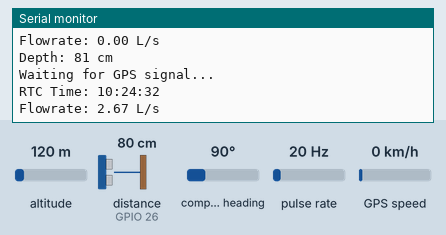
A sketch run on a simulated ESP32. On the bench: the last lines printed to the serial monitor. Wiring (inferred from the names in the program): pulse sensor: data GPIO 25. Inputs (shaded band) come from the test bench; at power-on: altitude 120 m, distance to the obstacle (sensor on GPIO 26) 80 cm, pulse rate 20 Hz, compass heading 90°, GPS speed 0 km/h. The echo pulse lasts 58.3 µs per cm; WiFi joins after 1.5 s; servers stay silent unless stated; the local clock reads 2024-03-15 10:24:30 at power-on unless the sketch sets it; the GPS gets a fix after 3 s at 37.7749, -122.4194 with 8 satellites.

Above: at 3.0 s.
3.1 s: altitude set to 20 m
At 4.4 s:
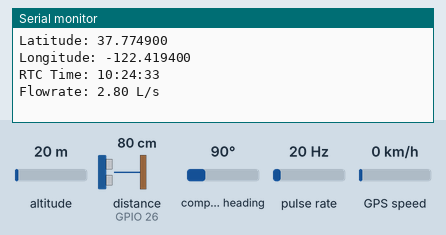
5.3 s: distance to the obstacle (sensor on GPIO 26) set to 2 cm
At 6.4 s:
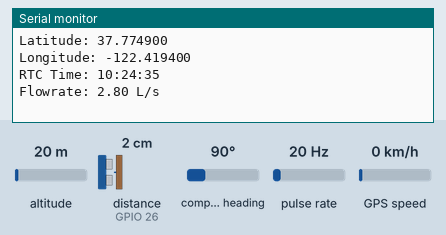
6.8 s: pulse rate (sensor on GPIO 25) set to 4 Hz
At 7.8 s:
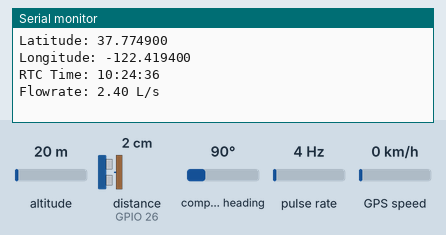
8.3 s: compass heading set to 7°
At 9.6 s:
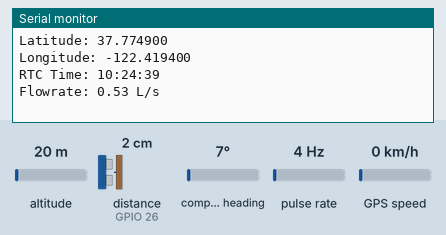
9.8 s: GPS speed set to 2 km/h
At 10.9 s:
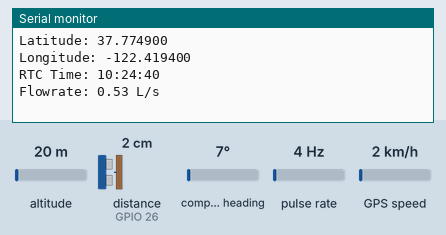
11.3 s: distance to the obstacle (sensor on GPIO 26) set to 4 cm
At 13.0 s:
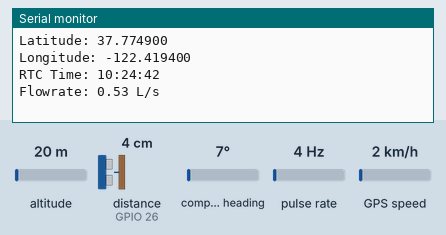
Timing chart, 0 to 13.8 s (numbered marks = the images above; inputs shaded):
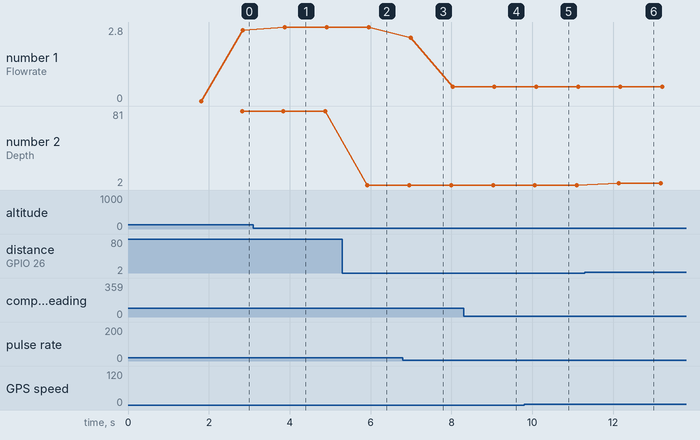

Measured:
- after the input at 3.1 s, the serial monitor: prints a new line after 0.75 s (image 1)
- after the input at 5.3 s, the serial monitor: prints a new line after 0.62 s (image 2)
- after the input at 6.8 s, the serial monitor: prints a new line after 0.19 s (image 3)
- after the input at 8.3 s, the serial monitor: prints a new line after 0.74 s (image 4)
- after the input at 9.8 s, the serial monitor: prints a new line after 0.27 s (image 5)
- after the input at 11.3 s, the serial monitor: prints a new line after 0.84 s (image 6)
- plotted number 1: 2.8 → 0.53 after the input at 6.8 s
- plotted number 2: 81 → 2 after the input at 5.3 s, 2 → 4 after the input at 11.3 s

The sketch:

basarnas_blynk_fix.ino
```cpp
#define BLYNK_TEMPLATE_ID "TMPL6gMyj_bZ1"
#define BLYNK_TEMPLATE_NAME "Basarnas"
#define BLYNK_AUTH_TOKEN "k0xeT2dg3qJ5kJKqUE2O_a2s6eeYxqel"

#include <Wire.h>
#include <Adafruit_Sensor.h>
#include <Adafruit_BNO055.h>
#include <RTClib.h>
#include <TinyGPS++.h>
#include <NewPing.h>
#include <WiFi.h>
#include <WiFiClient.h>
#include <BlynkSimpleEsp32.h>

#define BLYNK_PRINT Serial
char auth[] = BLYNK_AUTH_TOKEN;  // Ganti dengan token Blynk Anda
char ssid[] = "?";
char pass[] = "ferdykurnia";

// Pin untuk sensor ultrasonik JSN-SR04T pada ESP32
#define TRIGGER_PIN  27
#define ECHO_PIN     26
#define MAX_DISTANCE 450

// Pin untuk waterflow sensor
#define FLOW_SENSOR_PIN 25

// Pin untuk GPS Neo 7M pada ESP32
#define GPS_RX_PIN 16
#define GPS_TX_PIN 17

// Inisialisasi objek sensor ultrasonik
NewPing sonar(TRIGGER_PIN, ECHO_PIN, MAX_DISTANCE);

// Inisialisasi objek RTC
RTC_DS3231 rtc;

// Inisialisasi objek GPS
TinyGPSPlus gps;
HardwareSerial GPSSerial(1);

// Inisialisasi objek waterflow sensor
volatile int flow_frequency; // variabel untuk menghitung frekuensi aliran
unsigned int flow_meter_pin = FLOW_SENSOR_PIN; // pin untuk waterflow sensor
unsigned long totalmillis; // waktu total
unsigned long lastmillis; // waktu terakhir

// Tambahkan variabel global
double latitude = 0.0;
double longitude = 0.0;
bool gpsSignalReceived = false;

BLYNK_WRITE(V0) {
  // Fungsi ini akan dipanggil setiap kali Slider V0 di Blynk diubah
  int sliderValue = param.asInt();  // Mendapatkan nilai dari slider
  // Gunakan nilai slider sesuai kebutuhan Anda
}

void flow() {
  flow_frequency++;
}

void setup() {
  Serial.begin(115200);
  GPSSerial.begin(9600, SERIAL_8N1, GPS_RX_PIN, GPS_TX_PIN);  // Konfigurasi pin RX dan TX untuk GPS
  Wire.begin();

  Blynk.begin(auth, ssid, pass);

  if (!rtc.begin()) {
    Serial.println("Couldn't find RTC");
    while (1);
  }

  if (rtc.lostPower()) {
    Serial.println("RTC lost power, let's set the time!");
    rtc.adjust(DateTime(F(__DATE__), F(__TIME__)));
  }

  pinMode(flow_meter_pin, INPUT);
  attachInterrupt(digitalPinToInterrupt(flow_meter_pin), flow, RISING);
}

void loop() {
  Blynk.run();  // Menjalankan Blynk

// Membaca data GPS
  while (GPSSerial.available() > 0) {
    if (gps.encode(GPSSerial.read())) {
      // Simpan data GPS ke variabel global
      if (gps.location.isValid()) {
        latitude = gps.location.lat();
        longitude = gps.location.lng();
        gpsSignalReceived = true;  // Set status bahwa sinyal GPS telah diterima
        Serial.print("Location: ");
        Serial.print(latitude, 6);
        Serial.print(", ");
        Serial.print(longitude, 6);
        Serial.print("  Altitude: ");
        Serial.print(gps.altitude.meters());
        Serial.print(" meters  Speed: ");
        Serial.print(gps.speed.kmph());
        Serial.print(" km/h  Course: ");
        Serial.print(gps.course.deg());
        Serial.print(" degrees  Time: ");
        Serial.print(gps.time.hour());
        Serial.print(":");
        Serial.print(gps.time.minute());
        Serial.print(":");
        Serial.print(gps.time.second());
        Serial.println();

        // Tambahkan perintah ini untuk menampilkan latitude dan longitude di Serial Monitor
        Serial.print("Latitude: ");
        Serial.println(latitude, 6);
        Serial.print("Longitude: ");
        Serial.println(longitude, 6);
      }
    }
  }

  // Mengecek status sinyal GPS
  if (!gpsSignalReceived) {
    Serial.println("Waiting for GPS signal...");
    // Tambahkan tindakan lain yang diperlukan ketika tidak ada sinyal GPS
  }

  // Mengirim data GPS ke Blynk
  Blynk.virtualWrite(V1, latitude);  // V1 untuk latitude
  Blynk.virtualWrite(V2, longitude); // V2 untuk longitude

  // Membaca tanggal dan waktu dari RTC
  DateTime now = rtc.now();
  Serial.print("RTC Time: ");
  Serial.print(now.hour(), DEC);
  Serial.print(':');
  Serial.print(now.minute(), DEC);
  Serial.print(':');
  Serial.print(now.second(), DEC);
  Serial.println();

  // Mengukur kecepatan arus air dengan waterflow sensor
  totalmillis = millis();
  if ((totalmillis - lastmillis) > 1000) {
    detachInterrupt(flow_meter_pin);
    float flowrate = (flow_frequency / 7.5);  // menghitung laju aliran dalam liter per detik
    Serial.print("Flowrate: ");
    Serial.print(flowrate);
    Serial.println(" L/s");
    flow_frequency = 0;
    lastmillis = millis();
    attachInterrupt(digitalPinToInterrupt(flow_meter_pin), flow, RISING);

    // Mengirim data kecepatan arus air ke Blynk
    Blynk.virtualWrite(V3, flowrate);  // V3 untuk kecepatan arus air
  }

  // Mengukur jarak menggunakan sensor ultrasonik
  delay(1000);
  unsigned int distance = sonar.ping_cm();

  // Menampilkan hasil pengukuran kedalaman
  Serial.print("Depth: ");
  Serial.print(distance);
  Serial.println(" cm");

  // Mengirim data kedalaman ke Blynk
  Blynk.virtualWrite(V4, distance);  // V4 untuk kedalaman
}
```
